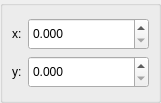
<?xml version="1.0" encoding="UTF-8"?>
<ui version="4.0">
 <class>PointItemFrame</class>
 <widget class="QFrame" name="PointItemFrame">
  <property name="geometry">
   <rect>
    <x>0</x>
    <y>0</y>
    <width>161</width>
    <height>103</height>
   </rect>
  </property>
  <property name="windowTitle">
   <string>Frame</string>
  </property>
  <layout class="QGridLayout" name="gridLayout_3">
   <property name="leftMargin">
    <number>0</number>
   </property>
   <property name="topMargin">
    <number>0</number>
   </property>
   <property name="rightMargin">
    <number>0</number>
   </property>
   <property name="bottomMargin">
    <number>0</number>
   </property>
   <property name="spacing">
    <number>0</number>
   </property>
   <item row="0" column="0">
    <widget class="QGroupBox" name="groupBox">
     <property name="title">
      <string/>
     </property>
     <layout class="QGridLayout" name="gridLayout_2">
      <item row="0" column="0">
       <layout class="QGridLayout" name="gridLayout">
        <item row="0" column="0">
         <widget class="QLabel" name="label">
          <property name="sizePolicy">
           <sizepolicy hsizetype="Fixed" vsizetype="Preferred">
            <horstretch>0</horstretch>
            <verstretch>0</verstretch>
           </sizepolicy>
          </property>
          <property name="text">
           <string>x:</string>
          </property>
         </widget>
        </item>
        <item row="0" column="1">
         <widget class="QDoubleSpinBox" name="doubleSpinBox_x">
          <property name="minimumSize">
           <size>
            <width>0</width>
            <height>32</height>
           </size>
          </property>
          <property name="maximumSize">
           <size>
            <width>16777215</width>
            <height>32</height>
           </size>
          </property>
          <property name="decimals">
           <number>3</number>
          </property>
          <property name="maximum">
           <double>1.000000000000000</double>
          </property>
          <property name="singleStep">
           <double>0.001000000000000</double>
          </property>
         </widget>
        </item>
        <item row="1" column="0">
         <widget class="QLabel" name="label_2">
          <property name="sizePolicy">
           <sizepolicy hsizetype="Fixed" vsizetype="Preferred">
            <horstretch>0</horstretch>
            <verstretch>0</verstretch>
           </sizepolicy>
          </property>
          <property name="text">
           <string>y:</string>
          </property>
         </widget>
        </item>
        <item row="1" column="1">
         <widget class="QDoubleSpinBox" name="doubleSpinBox_y">
          <property name="minimumSize">
           <size>
            <width>0</width>
            <height>32</height>
           </size>
          </property>
          <property name="maximumSize">
           <size>
            <width>16777215</width>
            <height>32</height>
           </size>
          </property>
          <property name="decimals">
           <number>3</number>
          </property>
          <property name="maximum">
           <double>1.000000000000000</double>
          </property>
          <property name="singleStep">
           <double>0.010000000000000</double>
          </property>
         </widget>
        </item>
       </layout>
      </item>
     </layout>
    </widget>
   </item>
  </layout>
 </widget>
 <resources/>
 <connections/>
</ui>
